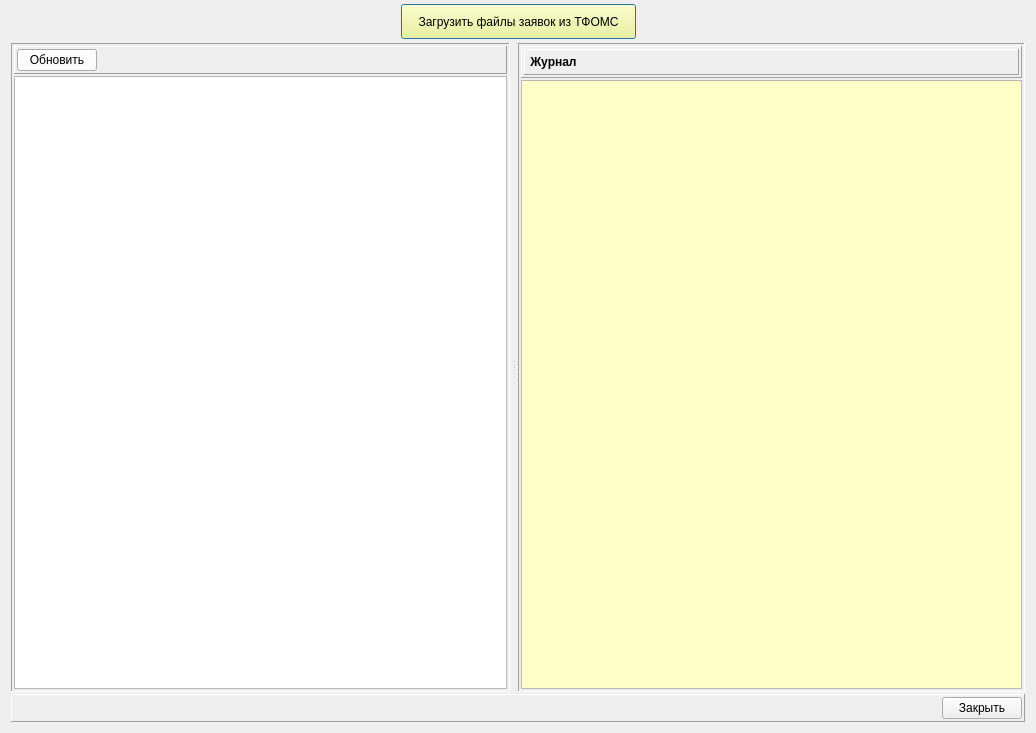
<?xml version="1.0" encoding="UTF-8"?>
<ui version="4.0">
 <class>tfomsFiles_wnd</class>
 <widget class="QDialog" name="tfomsFiles_wnd">
  <property name="geometry">
   <rect>
    <x>0</x>
    <y>0</y>
    <width>1036</width>
    <height>733</height>
   </rect>
  </property>
  <property name="minimumSize">
   <size>
    <width>400</width>
    <height>400</height>
   </size>
  </property>
  <property name="windowTitle">
   <string>Учёт файлов заявок на выпуск полисов в ГОЗНАК</string>
  </property>
  <layout class="QVBoxLayout" name="verticalLayout_5" stretch="0,1,0">
   <property name="spacing">
    <number>2</number>
   </property>
   <property name="topMargin">
    <number>2</number>
   </property>
   <item>
    <widget class="QFrame" name="pan_up">
     <property name="frameShape">
      <enum>QFrame::NoFrame</enum>
     </property>
     <property name="frameShadow">
      <enum>QFrame::Raised</enum>
     </property>
     <layout class="QHBoxLayout" name="horizontalLayout_2">
      <property name="spacing">
       <number>2</number>
      </property>
      <property name="leftMargin">
       <number>2</number>
      </property>
      <property name="topMargin">
       <number>2</number>
      </property>
      <property name="rightMargin">
       <number>2</number>
      </property>
      <property name="bottomMargin">
       <number>2</number>
      </property>
      <item>
       <spacer name="horizontalSpacer_2">
        <property name="orientation">
         <enum>Qt::Horizontal</enum>
        </property>
        <property name="sizeHint" stdset="0">
         <size>
          <width>40</width>
          <height>20</height>
         </size>
        </property>
       </spacer>
      </item>
      <item>
       <widget class="QPushButton" name="bn_load_new_tfomsFiles">
        <property name="minimumSize">
         <size>
          <width>0</width>
          <height>35</height>
         </size>
        </property>
        <property name="palette">
         <palette>
          <active>
           <colorrole role="Button">
            <brush brushstyle="SolidPattern">
             <color alpha="255">
              <red>255</red>
              <green>255</green>
              <blue>127</blue>
             </color>
            </brush>
           </colorrole>
          </active>
          <inactive>
           <colorrole role="Button">
            <brush brushstyle="SolidPattern">
             <color alpha="255">
              <red>255</red>
              <green>255</green>
              <blue>127</blue>
             </color>
            </brush>
           </colorrole>
          </inactive>
          <disabled>
           <colorrole role="Button">
            <brush brushstyle="SolidPattern">
             <color alpha="255">
              <red>255</red>
              <green>255</green>
              <blue>127</blue>
             </color>
            </brush>
           </colorrole>
          </disabled>
         </palette>
        </property>
        <property name="text">
         <string>    Загрузить файлы заявок из ТФОМС    </string>
        </property>
       </widget>
      </item>
      <item>
       <spacer name="horizontalSpacer_3">
        <property name="orientation">
         <enum>Qt::Horizontal</enum>
        </property>
        <property name="sizeHint" stdset="0">
         <size>
          <width>40</width>
          <height>20</height>
         </size>
        </property>
       </spacer>
      </item>
     </layout>
    </widget>
   </item>
   <item>
    <widget class="QSplitter" name="split_tfomsFiles_log">
     <property name="orientation">
      <enum>Qt::Horizontal</enum>
     </property>
     <property name="handleWidth">
      <number>8</number>
     </property>
     <widget class="QSplitter" name="split_protocols">
      <property name="orientation">
       <enum>Qt::Vertical</enum>
      </property>
      <property name="handleWidth">
       <number>8</number>
      </property>
      <widget class="QFrame" name="pan_protocols">
       <property name="frameShape">
        <enum>QFrame::Panel</enum>
       </property>
       <property name="frameShadow">
        <enum>QFrame::Sunken</enum>
       </property>
       <layout class="QVBoxLayout" name="verticalLayout" stretch="0,1">
        <property name="spacing">
         <number>2</number>
        </property>
        <property name="leftMargin">
         <number>2</number>
        </property>
        <property name="topMargin">
         <number>2</number>
        </property>
        <property name="rightMargin">
         <number>2</number>
        </property>
        <property name="bottomMargin">
         <number>2</number>
        </property>
        <item>
         <widget class="QFrame" name="pan_protokols_up">
          <property name="minimumSize">
           <size>
            <width>400</width>
            <height>0</height>
           </size>
          </property>
          <property name="frameShape">
           <enum>QFrame::Panel</enum>
          </property>
          <property name="frameShadow">
           <enum>QFrame::Raised</enum>
          </property>
          <layout class="QHBoxLayout" name="horizontalLayout_9">
           <property name="spacing">
            <number>2</number>
           </property>
           <property name="leftMargin">
            <number>2</number>
           </property>
           <property name="topMargin">
            <number>2</number>
           </property>
           <property name="rightMargin">
            <number>2</number>
           </property>
           <property name="bottomMargin">
            <number>2</number>
           </property>
           <item>
            <widget class="QPushButton" name="bn_refresh">
             <property name="palette">
              <palette>
               <active>
                <colorrole role="Button">
                 <brush brushstyle="SolidPattern">
                  <color alpha="255">
                   <red>255</red>
                   <green>255</green>
                   <blue>255</blue>
                  </color>
                 </brush>
                </colorrole>
               </active>
               <inactive>
                <colorrole role="Button">
                 <brush brushstyle="SolidPattern">
                  <color alpha="255">
                   <red>255</red>
                   <green>255</green>
                   <blue>255</blue>
                  </color>
                 </brush>
                </colorrole>
               </inactive>
               <disabled>
                <colorrole role="Button">
                 <brush brushstyle="SolidPattern">
                  <color alpha="255">
                   <red>255</red>
                   <green>255</green>
                   <blue>255</blue>
                  </color>
                 </brush>
                </colorrole>
               </disabled>
              </palette>
             </property>
             <property name="text">
              <string>Обновить</string>
             </property>
             <property name="icon">
              <iconset resource="_inko_pol2_res.qrc">
               <normaloff>:/refresh.png</normaloff>:/refresh.png</iconset>
             </property>
            </widget>
           </item>
           <item>
            <spacer name="horizontalSpacer_9">
             <property name="orientation">
              <enum>Qt::Horizontal</enum>
             </property>
             <property name="sizeHint" stdset="0">
              <size>
               <width>40</width>
               <height>20</height>
              </size>
             </property>
            </spacer>
           </item>
          </layout>
         </widget>
        </item>
        <item>
         <widget class="QTableView" name="tab_tfomsFiles">
          <property name="font">
           <font>
            <pointsize>8</pointsize>
           </font>
          </property>
          <property name="selectionMode">
           <enum>QAbstractItemView::SingleSelection</enum>
          </property>
          <property name="selectionBehavior">
           <enum>QAbstractItemView::SelectRows</enum>
          </property>
          <attribute name="verticalHeaderDefaultSectionSize">
           <number>20</number>
          </attribute>
         </widget>
        </item>
       </layout>
      </widget>
     </widget>
     <widget class="QFrame" name="pan_log">
      <property name="frameShape">
       <enum>QFrame::Panel</enum>
      </property>
      <property name="frameShadow">
       <enum>QFrame::Sunken</enum>
      </property>
      <property name="lineWidth">
       <number>1</number>
      </property>
      <layout class="QVBoxLayout" name="verticalLayout_2">
       <property name="spacing">
        <number>2</number>
       </property>
       <property name="leftMargin">
        <number>2</number>
       </property>
       <property name="topMargin">
        <number>2</number>
       </property>
       <property name="rightMargin">
        <number>2</number>
       </property>
       <property name="bottomMargin">
        <number>2</number>
       </property>
       <item>
        <widget class="QFrame" name="frame">
         <property name="frameShape">
          <enum>QFrame::Panel</enum>
         </property>
         <property name="frameShadow">
          <enum>QFrame::Raised</enum>
         </property>
         <layout class="QHBoxLayout" name="horizontalLayout_4">
          <property name="leftMargin">
           <number>2</number>
          </property>
          <property name="topMargin">
           <number>2</number>
          </property>
          <property name="rightMargin">
           <number>2</number>
          </property>
          <property name="bottomMargin">
           <number>2</number>
          </property>
          <item>
           <widget class="QFrame" name="pan_protokols_up_2">
            <property name="minimumSize">
             <size>
              <width>400</width>
              <height>0</height>
             </size>
            </property>
            <property name="frameShape">
             <enum>QFrame::Panel</enum>
            </property>
            <property name="frameShadow">
             <enum>QFrame::Raised</enum>
            </property>
            <layout class="QHBoxLayout" name="horizontalLayout_10">
             <property name="spacing">
              <number>2</number>
             </property>
             <property name="leftMargin">
              <number>2</number>
             </property>
             <property name="topMargin">
              <number>2</number>
             </property>
             <property name="rightMargin">
              <number>2</number>
             </property>
             <property name="bottomMargin">
              <number>2</number>
             </property>
             <item>
              <widget class="QLabel" name="label_4">
               <property name="font">
                <font>
                 <weight>75</weight>
                 <bold>true</bold>
                </font>
               </property>
               <property name="text">
                <string> Журнал </string>
               </property>
               <property name="alignment">
                <set>Qt::AlignCenter</set>
               </property>
              </widget>
             </item>
             <item>
              <spacer name="horizontalSpacer_10">
               <property name="orientation">
                <enum>Qt::Horizontal</enum>
               </property>
               <property name="sizeHint" stdset="0">
                <size>
                 <width>40</width>
                 <height>20</height>
                </size>
               </property>
              </spacer>
             </item>
            </layout>
           </widget>
          </item>
         </layout>
        </widget>
       </item>
       <item>
        <widget class="QTextEdit" name="te_log">
         <property name="palette">
          <palette>
           <active>
            <colorrole role="Base">
             <brush brushstyle="SolidPattern">
              <color alpha="255">
               <red>255</red>
               <green>255</green>
               <blue>200</blue>
              </color>
             </brush>
            </colorrole>
           </active>
           <inactive>
            <colorrole role="Base">
             <brush brushstyle="SolidPattern">
              <color alpha="255">
               <red>255</red>
               <green>255</green>
               <blue>200</blue>
              </color>
             </brush>
            </colorrole>
           </inactive>
           <disabled>
            <colorrole role="Base">
             <brush brushstyle="SolidPattern">
              <color alpha="255">
               <red>212</red>
               <green>208</green>
               <blue>200</blue>
              </color>
             </brush>
            </colorrole>
           </disabled>
          </palette>
         </property>
         <property name="lineWrapMode">
          <enum>QTextEdit::NoWrap</enum>
         </property>
        </widget>
       </item>
      </layout>
     </widget>
    </widget>
   </item>
   <item>
    <widget class="QFrame" name="frame_4">
     <property name="frameShape">
      <enum>QFrame::Panel</enum>
     </property>
     <property name="frameShadow">
      <enum>QFrame::Raised</enum>
     </property>
     <layout class="QHBoxLayout" name="horizontalLayout_5">
      <property name="spacing">
       <number>2</number>
      </property>
      <property name="leftMargin">
       <number>2</number>
      </property>
      <property name="topMargin">
       <number>2</number>
      </property>
      <property name="rightMargin">
       <number>2</number>
      </property>
      <property name="bottomMargin">
       <number>2</number>
      </property>
      <item>
       <spacer name="horizontalSpacer_6">
        <property name="orientation">
         <enum>Qt::Horizontal</enum>
        </property>
        <property name="sizeHint" stdset="0">
         <size>
          <width>40</width>
          <height>20</height>
         </size>
        </property>
       </spacer>
      </item>
      <item>
       <widget class="QPushButton" name="bn_close">
        <property name="text">
         <string>Закрыть</string>
        </property>
       </widget>
      </item>
     </layout>
    </widget>
   </item>
  </layout>
 </widget>
 <resources>
  <include location="_inko_pol2_res.qrc"/>
 </resources>
 <connections/>
</ui>
